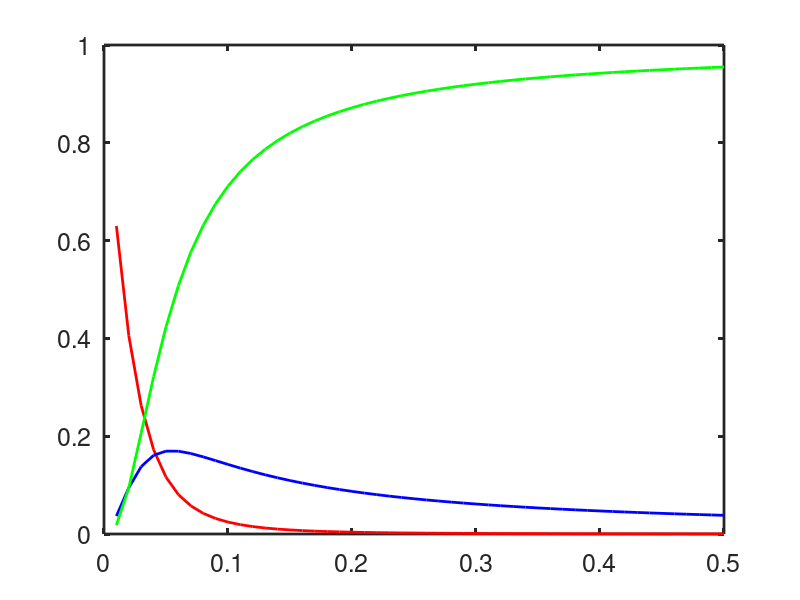

Reproduce this figure in MATLAB. (Note: this script raises an error after producing the figure.)

%  -------------------------------------------------------------------
%
%   Reponse of the RyR model of Stern to a step increase in calcium.
%
%   For Chapter 7, Section 7.4.4 of
%   Keener and Sneyd, Mathematical Physiology, 3rd Edition, Springer.
%
%   Written by James Keener and James Sneyd.
%
%  -------------------------------------------------------------------

function RyR_Stern
%%   plotting of the steady state

clear all
close all
clc
set(0,                           ...
   'defaultaxesfontsize', 18,   ...
   'defaultaxeslinewidth', 2.0, ...
   'defaultlinelinewidth', 2.0);

global k1 km1 k2 km2
k1 = 35;
km1 = 0.06;
k2 = 0.5;
km2 = 0.01;

% plot the steady states as functions of c
clist = [0.01:.01:0.5];
for j=1:length(clist)
    c=clist(j);
    [Rst(j),Ost(j),Ist(j)]=ROIss(c);
end

figure(2)
plot(clist,Rst,'r',clist,Ost,'b',clist,Ist,'g')
hold on

% for external plotting
% keep = fplot(Ost,[0.01 0.5]);
% writematrix([keep.XData' keep.YData'],'test1.dat')

%% numerical solutions

%clear all

init = [1,0,0];                 % Assume that c = 0 initially. Probably not very accurate.
tspan = linspace(0,1.5,100);

figure(1)
clist = [1,2,3];
for j = 1:3
    c = clist(j);
 [T,Y] = ode15s(@(t,x)rhs(t,x,c),tspan,init);
plot(T,Y(:,2))
%writematrix( [T Y(:,2)],'test3.dat')   % for external plotting
hold on
end
box off
legend('boxoff')
legend('c=1 \mu M','c=2 \mu M','c=3 \mu M')
xlabel('t (ms)')
ylabel('O')
 hold off

% calculate the steady-state and peak responses

n = 50;
cc = linspace(0.0,0.5,n);
tspan = linspace(0,50,10000);
for i = 1:n
    c = cc(i);
    [T,Y] = ode15s(@(t,x)rhs(t,x,c),tspan,init);
    peak(i) = max(Y(:,2));
end

figure(2)
plot(cc,peak,'k')
xlabel('c (\mu M)')
ylabel('O')
box off
  text(0.2,0.14,'steady response','fontsize',18)
text(0.25,0.75,'peak response','fontsize',18)

% for external plotting
% writematrix([cc',peak'],'test2.dat')

end % of main

%% rhs for the ODEs
function out = rhs(t,x,c)
    global k1 km1 k2 km2
    R = x(1);
    O = x(2);
    I = x(3);
    RI = 1 - R - O - I;
    
    out(1) = km1*O + km2*RI - R*(k1*c*c + k2*c);
    out(2) = km2*I + k1*c*c*R - O*(k2*c + km1);
    out(3) = k2*c*O + k1*c*c*RI - I*(km2 + km1);
    out = out';
end


%% calculate the steady states for any given c
function[Rst,Ost,Ist]= ROIss(c)
    global k1 km1 k2 km2    
    % matrix equation
    A  =[[- km2-(k1*c*c + k2*c),km1- km2,- km2];[k1*c*c ,-(k2*c + km1),km2 ] ;[- k1*c*c,- k1*c*c+k2*c ,-(km2 + km1)- k1*c*c]]; 
    
    Rhs = -[km2;0;  k1*c*c];
    R =A\Rhs;
    Rst=R(1);
    Ost=R(2);
    Ist=R(3);
end
